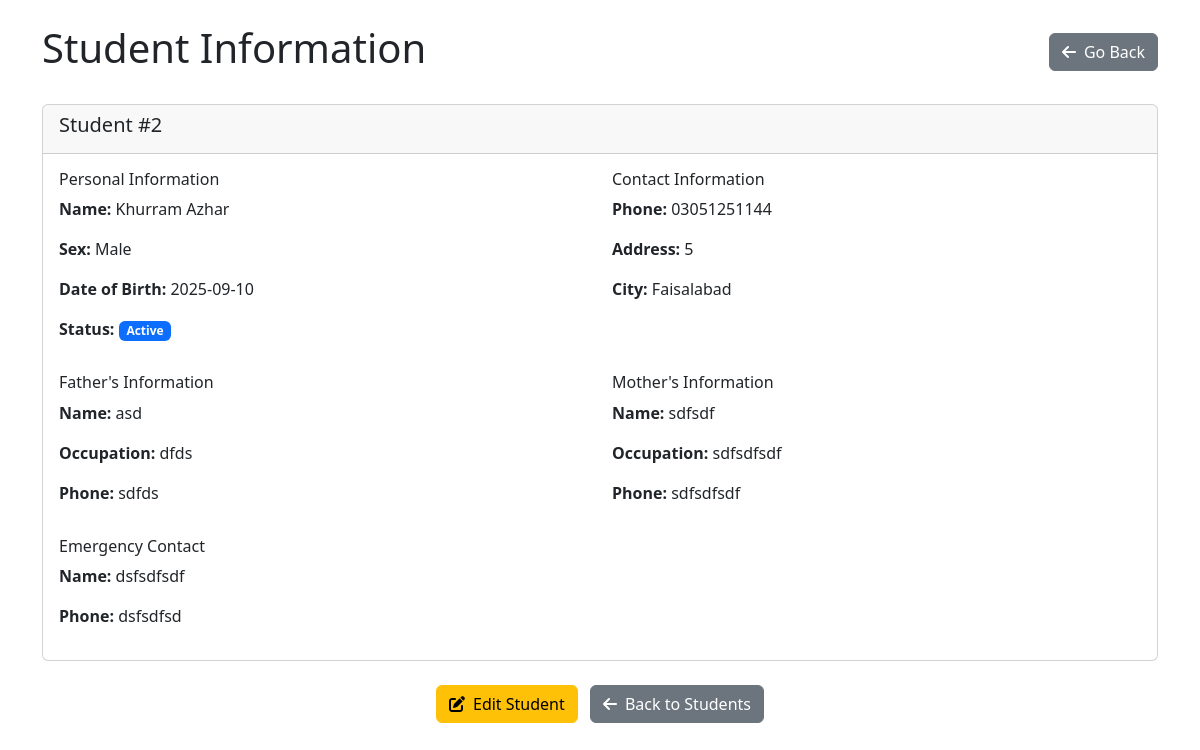
The page /admin/view_student_simple.php?id=2 (signed in) on the database its author committed.
### tables this page shows
CREATE TABLE `students` (
  `id` int(11) NOT NULL,
  `student_code` varchar(20) DEFAULT NULL,
  `first_name` varchar(50) NOT NULL,
  `middle_name` varchar(50) DEFAULT NULL,
  `last_name` varchar(50) NOT NULL,
  `sex` enum('Male','Female') NOT NULL,
  `date_of_birth` date NOT NULL,
  `birth_place` varchar(100) NOT NULL,
  `religion` varchar(50) DEFAULT NULL,
  `address` text NOT NULL,
  `city` varchar(50) NOT NULL,
  `phone` varchar(20) DEFAULT NULL,
  `father_name` varchar(100) NOT NULL,
  `father_occupation` varchar(100) DEFAULT NULL,
  `father_address` text DEFAULT NULL,
  `father_position` varchar(100) DEFAULT NULL,
  `father_work_phone` varchar(20) DEFAULT NULL,
  `father_cell` varchar(20) DEFAULT NULL,
  `mother_name` varchar(100) NOT NULL,
  `mother_occupation` varchar(100) DEFAULT NULL,
  `mother_address` text DEFAULT NULL,
  `mother_position` varchar(100) DEFAULT NULL,
  `mother_work_phone` varchar(20) DEFAULT NULL,
  `mother_cell` varchar(20) DEFAULT NULL,
  `guardian_name` varchar(100) DEFAULT NULL,
  `guardian_relation` varchar(50) DEFAULT NULL,
  `guardian_phone` varchar(20) DEFAULT NULL,
  `guardian_address` text DEFAULT NULL,
  `emergency_contact_name` varchar(100) NOT NULL,
  `emergency_contact_phone` varchar(20) NOT NULL,
  `last_school_attended` varchar(200) DEFAULT NULL,
  `last_school_year` varchar(10) DEFAULT NULL,
  `last_school_grade` varchar(20) DEFAULT NULL,
  `last_school_address` text DEFAULT NULL,
  `has_asthma` tinyint(1) DEFAULT 0,
  `has_allergies` tinyint(1) DEFAULT 0,
  `has_heart_disease` tinyint(1) DEFAULT 0,
  `has_convulsions` tinyint(1) DEFAULT 0,
  `has_diabetes` tinyint(1) DEFAULT 0,
  `has_cancer` tinyint(1) DEFAULT 0,
  `has_tuberculosis` tinyint(1) DEFAULT 0,
  `has_epilepsy` tinyint(1) DEFAULT 0,
  `has_hearing_problems` tinyint(1) DEFAULT 0,
  `has_speech_problems` tinyint(1) DEFAULT 0,
  `has_orthopedic_problems` tinyint(1) DEFAULT 0,
  `has_other_problems` tinyint(1) DEFAULT 0,
  `other_problems_description` text DEFAULT NULL,
  `major_operations_injuries` text DEFAULT NULL,
  `regular_medication` text DEFAULT NULL,
  `family_physician_name` varchar(100) DEFAULT NULL,
  `family_physician_phone` varchar(20) DEFAULT NULL,
  `heard_through_newspapers` tinyint(1) DEFAULT 0,
  `heard_through_advertisements` tinyint(1) DEFAULT 0,
  `heard_through_friends` tinyint(1) DEFAULT 0,
  `heard_through_relatives` tinyint(1) DEFAULT 0,
  `heard_through_other` tinyint(1) DEFAULT 0,
  `heard_through_other_description` text DEFAULT NULL,
  `application_date` date NOT NULL,
  `parent_signature` varchar(255) DEFAULT NULL,
  `passport_photo` varchar(255) DEFAULT NULL,
  `school_leaving_certificate` varchar(255) DEFAULT NULL,
  `recent_exam_results` varchar(255) DEFAULT NULL,
  `father_nic_copy` varchar(255) DEFAULT NULL,
  `mother_nic_copy` varchar(255) DEFAULT NULL,
  `guardian_nic_copy` varchar(255) DEFAULT NULL,
  `birth_certificate` varchar(255) DEFAULT NULL,
  `is_verified` tinyint(1) DEFAULT 0,
  `verified_by` int(11) DEFAULT NULL,
  `verified_at` timestamp NULL DEFAULT NULL,
  `verification_notes` text DEFAULT NULL,
  `status` enum('pending','active','inactive','withdrawn','completed','suspended','expelled','transferred','graduated','on_leave') DEFAULT 'pending',
  `created_at` timestamp NOT NULL DEFAULT current_timestamp(),
  `updated_at` timestamp NOT NULL DEFAULT current_timestamp() ON UPDATE current_timestamp()
);

### admin/view_student_simple.php (the view, shortened to what this page needs)
<?php
$pdo = getDBConnection();
$student_id = $_GET['id'] ?? 0;
try {
    $stmt = $pdo->prepare("SELECT * FROM students WHERE id = ?");
    $stmt->execute([$student_id]);
    $student = $stmt->fetch();
} catch (Exception $e) {
    redirect('students.php');
}
?>
<!DOCTYPE html>
<html lang="en">
<head>
    <link href="https://cdn.jsdelivr.net/npm/bootstrap@5.3.2/dist/css/bootstrap.min.css" rel="stylesheet">
    <link href="https://cdnjs.cloudflare.com/ajax/libs/font-awesome/6.4.0/css/all.min.css" rel="stylesheet">
</head>
<body>
    <div class="container mt-4">
        <div class="row mb-4">
            <div class="col-12">
                <div class="d-flex justify-content-between align-items-center">
                    <h1>Student Information</h1>
                    <a href="students.php" class="btn btn-secondary">
                        <i class="fas fa-arrow-left me-2"></i>Go Back
                    </a>
                </div>
            </div>
        </div>
        <div class="card">
            <div class="card-header">
                <h5>Student #<?php echo $student['id']; ?></h5>
            </div>
            <div class="card-body">
                <div class="row">
                    <div class="col-md-6">
                        <h6>Personal Information</h6>
                        <p><strong>Name:</strong> <?php echo htmlspecialchars($student['first_name'] . ' ' . $student['last_name']); ?></p>
                        <p><strong>Sex:</strong> <?php echo htmlspecialchars($student['sex']); ?></p>
                        <p><strong>Date of Birth:</strong> <?php echo $student['date_of_birth']; ?></p>
                        <p><strong>Status:</strong> <span class="badge bg-primary"><?php echo ucfirst($student['status']); ?></span></p>
                    </div>
                    <div class="col-md-6">
                        <h6>Contact Information</h6>
                        <p><strong>Phone:</strong> <?php echo htmlspecialchars($student['phone'] ?? 'N/A'); ?></p>
                        <p><strong>Address:</strong> <?php echo htmlspecialchars($student['address']); ?></p>
                        <p><strong>City:</strong> <?php echo htmlspecialchars($student['city']); ?></p>
                    </div>
                </div>
                <div class="row mt-3">
                    <div class="col-md-6">
                        <h6>Father's Information</h6>
                        <p><strong>Name:</strong> <?php echo htmlspecialchars($student['father_name']); ?></p>
                        <p><strong>Occupation:</strong> <?php echo htmlspecialchars($student['father_occupation'] ?? 'N/A'); ?></p>
                        <p><strong>Phone:</strong> <?php echo htmlspecialchars($student['father_cell'] ?? 'N/A'); ?></p>
                    </div>
                    <div class="col-md-6">
                        <h6>Mother's Information</h6>
                        <p><strong>Name:</strong> <?php echo htmlspecialchars($student['mother_name']); ?></p>
                        <p><strong>Occupation:</strong> <?php echo htmlspecialchars($student['mother_occupation'] ?? 'N/A'); ?></p>
                        <p><strong>Phone:</strong> <?php echo htmlspecialchars($student['mother_cell'] ?? 'N/A'); ?></p>
                    </div>
                </div>
                <div class="row mt-3">
                    <div class="col-12">
                        <h6>Emergency Contact</h6>
                        <p><strong>Name:</strong> <?php echo htmlspecialchars($student['emergency_contact_name']); ?></p>
                        <p><strong>Phone:</strong> <?php echo htmlspecialchars($student['emergency_contact_phone']); ?></p>
                    </div>
                </div>
            </div>
        </div>
        <div class="row mt-4">
            <div class="col-12 text-center">
                <a href="edit_student.php?id=<?php echo $student['id']; ?>" class="btn btn-warning me-2">
                    <i class="fas fa-edit me-2"></i>Edit Student
                </a>
                <a href="students.php" class="btn btn-secondary">
                    <i class="fas fa-arrow-left me-2"></i>Back to Students
                </a>
            </div>
        </div>
    </div>
</body>
</html>

### rows shown on the page
students: id "2", first_name+last_name "Khurram Azhar", sex "Male", date_of_birth "2025-09-10", status "Active", phone "03051251144", address "5", city "Faisalabad", father_name "asd", father_occupation "dfds", father_cell "sdfds", mother_name "sdfsdf", mother_occupation "sdfsdfsdf", mother_cell "sdfsdfsdf", emergency_contact_name "dsfsdfsdf", emergency_contact_phone "dsfsdfsd"
